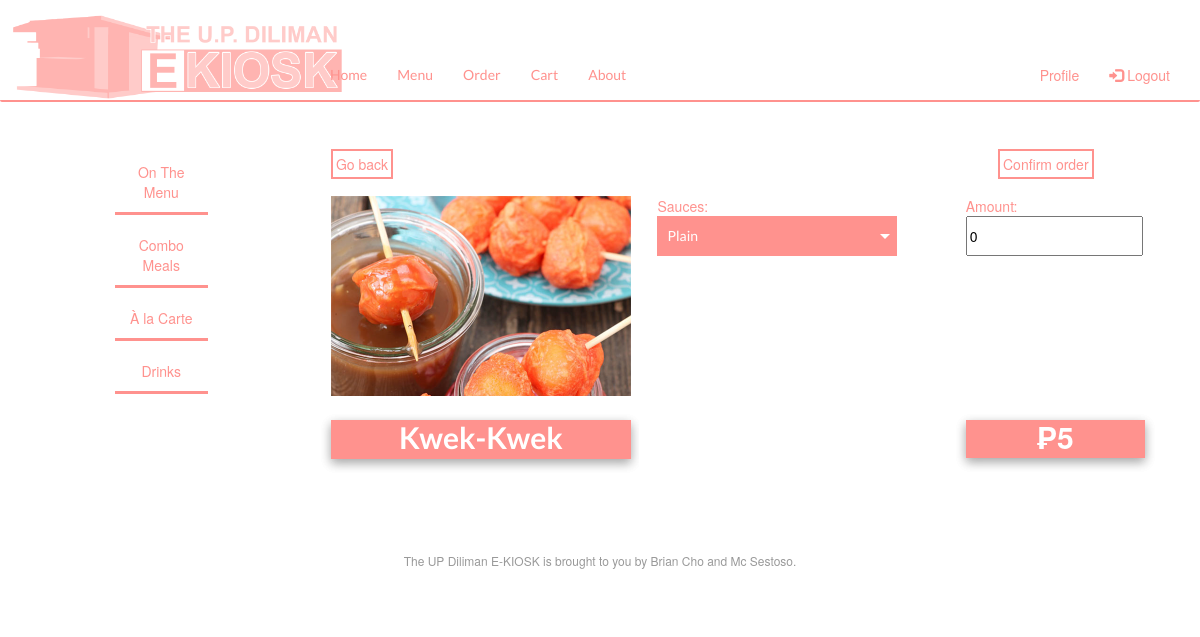
The app's page /menu/alacarte/2/Kwek-kwek/ (signed in) with its own data.
### tables this page shows
CREATE TABLE "alacarte" (
	"alacarte_id"	INTEGER NOT NULL UNIQUE,
	"amount"	INTEGER NOT NULL,
	"price"	INTEGER NOT NULL,
	"alacarte_type"	TEXT NOT NULL,
	"url"	TEXT NOT NULL,
	PRIMARY KEY("alacarte_id")
);

### app.py (the view)
@app.route('/menu/alacarte/<int:alacarte_id>/<alacarte_type>/')
def alacartes(alacarte_id, alacarte_type):
    alacarteid = read_alacarte_by_id(alacarte_id)
    meals = select_dict_meals()
    flavordict = select_dict_flavors()
    saucedict = select_dict_sauces()
    loginuser = select_dict_user()
    for users in loginuser:
        if 'user' not in session:
            if 'guest' in users['username']:
                username = users['username']
                user_id = users['user_id']
        elif 'user' in session:
            if users['username'] == session['user']:
                users['username']
                username = users['username']
                user_id = users['user_id']
    return render_template('alacartemeals.html',alacarte_id=alacarte_id, alacarteid=alacarteid,
                           alacarte_type=alacarte_type,flavordict=flavordict,saucedict=saucedict,
                           meals=meals,loginuser=loginuser,username=username,user_id=user_id)

### data.py (called while the page is built)
def connect_db(path):
    conn = sqlite3.connect(path)
    conn.row_factory = sqlite3.Row
    return (conn, conn.cursor())

def select_dict_user():
    conn, cur = connect_db(db_path)
    query = 'SELECT * FROM user'
    results = cur.execute(query,).fetchall()
    return results

def select_dict_meals():
    conn, cur = connect_db(db_path)
    query = 'SELECT * FROM meals'
    results = cur.execute(query,).fetchall()
    return results

def read_alacarte_by_id(alacarte_id):
    conn, cur = connect_db(db_path)
    query = 'SELECT * FROM alacarte WHERE alacarte_id=?'
    results = cur.execute(query, (alacarte_id,)).fetchone()
    conn.close()
    return results

def select_dict_flavors():
    conn, cur = connect_db(db_path)
    query = 'SELECT * FROM flavors'
    results = cur.execute(query, ()).fetchall()
    conn.close()
    return results

def select_dict_sauces():
    conn, cur = connect_db(db_path)
    query = 'SELECT * FROM sauces'
    results = cur.execute(query, ()).fetchall()
    conn.close()
    return results

### templates/alacartemeals.html (shortened to what this page needs)
{% extends 'base.html' %}
{% block content %}
{% include 'menusidebar.html' %}
<div class="grid-container">
  <div class="grid-item">
    <form action="/menu/alacarte">
    <input class="custom-btn btn-11" type="submit" value="Go back" name="action" style="margin-right:80%;">
    </form>
  </div>
  <div class="grid-item"></div>
  <div class="grid-item"></div>
  <div class="grid-item">
    <form action="{{ url_for('mealprocessing') }}" method="post">
    <input class="custom-btn btn-11" type="submit" value="Confirm order" name="action">
  </div>
  <div class="grid-item">
  </div>
  <div class="grid-item"></div>
  <div class="grid-item">
  </div>
  <div class="grid-item">
  </div>
  <div class="grid-item">
      <img src="{{ url_for('static', filename=alacarteid.url) }}" style="width:100%;border: 0px solid #ff928e;">
  </div>
  <div class="grid-item"></div>
  <div class="grid-item" style="text-align:left;color:#ff928e;">
 {% if alacarteid.alacarte_type == 'Pancit Canton' %}
      <span style="text-align:left;">Flavors:</span>
        <select name="alacarte_flavor" id="fl_type" style="position:center;"  required>
        {% for flavors in flavordict %}
            <img src="{{ url_for('static', filename=flavors.url) }}" style="width:10%">
            <option value="{{ flavors.flavors_type }}" name="alacarte_flavor">
                {{ flavors.flavors_type|title }}
            </option>
        {% endfor %}
        </select>
    <input class="hidden" id="alacarte_sauce" name="alacarte_sauce" value=NULL readonly>
    {% else %}
        <span style="text-align:left;color:#ff928e;">Sauces:</span>
        <select name="alacarte_sauce" id="scs_type" style="position:center;" required>
        {% for sauces in saucedict %}
            <option value="{{ sauces.sauces_type }}" name="alacarte_sauce">
                {{ sauces.sauces_type|title }}
            </option>
        {% endfor %}
        </select>
    {% endif %}
  </div>
  <div class="grid-item">
        <div class="number" style="text-align:left;color:#ff928e;">
                Amount:
                <input type="number" min="1" value="{{ alacarteid.amount }}" name="amount"
                       style="height:40px;color:black;" required>
        </div>
  </div>
  <div class="grid-item">
    <div class="w3-card-4" style="width:100%;background-color:#ff928e;">
    <h2> <label for="alacarte_type" style="font-family:Lato;color:white;"> {{ alacarteid.alacarte_type|title }} </label> </h2>
    </div>
  </div>
  <div class="grid-item">
  </div>
  <div class="grid-item">
  </div>
  <div class="grid-item">
            <p style="margin-top:;font-family:Lato;font-size:50px;">
                <div class="w3-card-4" style="width:112%;background-color:#ff928e;">
      <h2><label for="alacarte_price" style="color:white;">₱{{ alacarteid.price }}</h2> </label>
      </p></div>
  </div>
</div>
{% endblock %}

### templates/alacartemeals.html (style rules this page uses)
.w3-card-4,.w3-hover-shadow:hover { box-shadow:0 4px 10px 0 rgba(0,0,0,0.2),0 4px 10px 0 rgba(0,0,0,0.19) }
.btn-11 { overflow: hidden; transition: all 0.3s ease; border: solid; border-width:2px; border-color: #ff928e; color: #ff928e; padding: 3px 3px 3px 3px; background: none; }
.grid-container { margin-top: 2%; display: grid; height: 100%; padding: 2%; grid-template-columns: 300px 10px 300px 160px; grid-template-rows: 30px 10px 200px 120px; grid-gap: 1%; background-color:; }
.grid-item { background-color: white; text-align: center; }
select { -webkit-appearance: none; -moz-appearance: none; background: transparent; background-color: #ff928e; background-repeat: no-repeat; background-position-x: 100%; background-position-y: 50%; border: 0px solid #ff928e; border-radius: 0px; margin-right: 2rem; color:white; padding: 1rem; outline: none; padding-right: 2rem; active-color:white; font-family: 'Lato'; width:80%; }
select option { color: #ff928e; background-color: white; font-weight: 900; }

### records on screen
alacarte: url (picture), amount "0", alacarte_type "Kwek-Kwek", price "5"

### other values on screen
form field alacarte_sauce "Plain"
